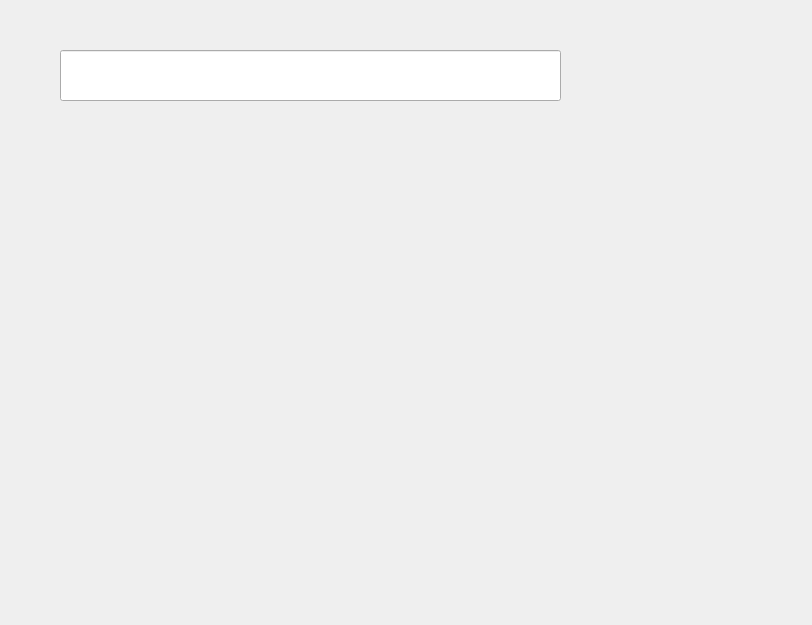
<?xml version="1.0" encoding="UTF-8"?>
<ui version="4.0">
 <class>Form</class>
 <widget class="QWidget" name="Form">
  <property name="geometry">
   <rect>
    <x>0</x>
    <y>0</y>
    <width>812</width>
    <height>625</height>
   </rect>
  </property>
  <property name="windowTitle">
   <string>Form</string>
  </property>
  <widget class="QLineEdit" name="inputLine">
   <property name="geometry">
    <rect>
     <x>60</x>
     <y>50</y>
     <width>501</width>
     <height>51</height>
    </rect>
   </property>
  </widget>
  <widget class="QWidget" name="InputModul" native="true">
   <property name="geometry">
    <rect>
     <x>60</x>
     <y>130</y>
     <width>501</width>
     <height>381</height>
    </rect>
   </property>
  </widget>
 </widget>
 <resources/>
 <connections/>
</ui>
